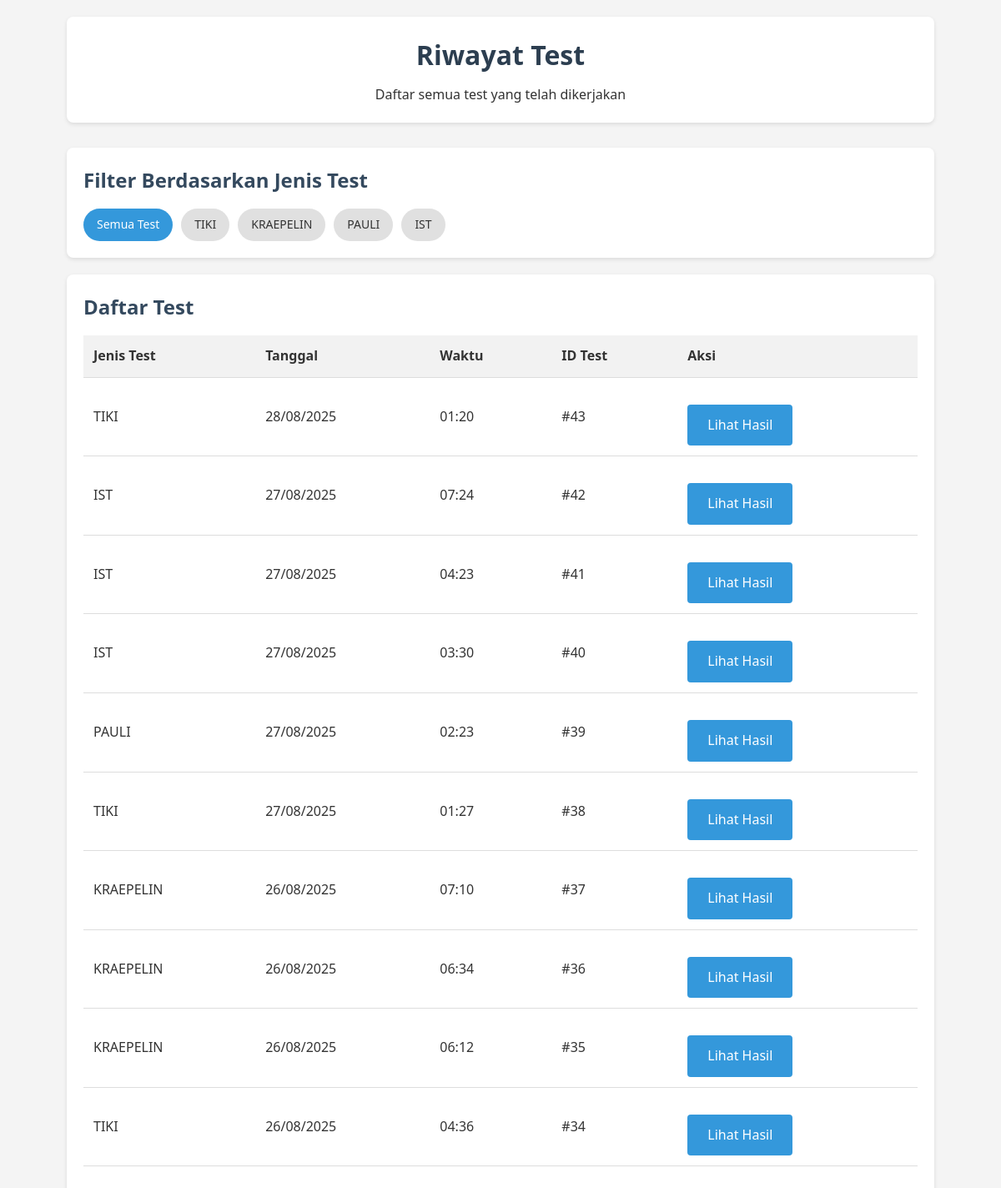
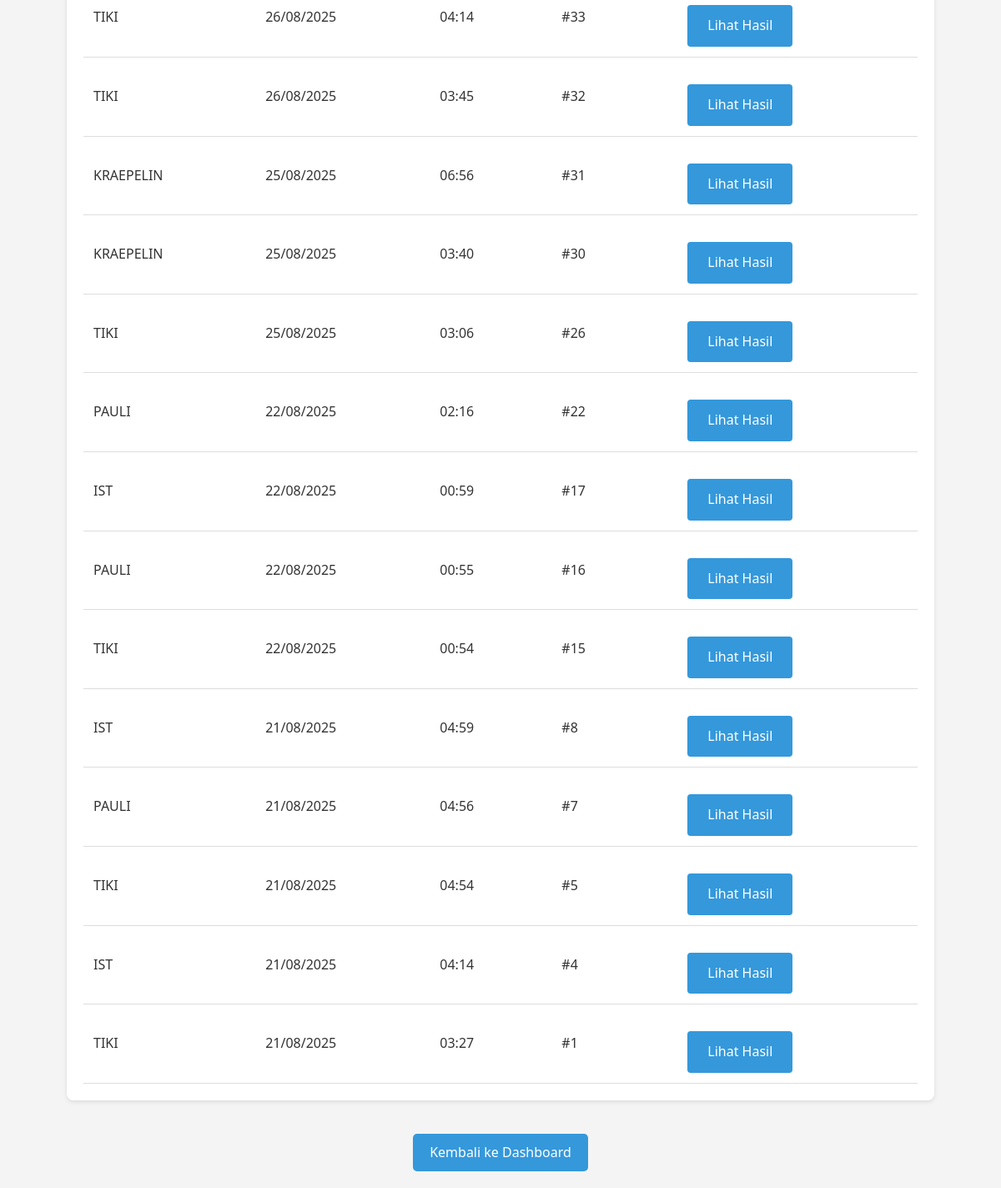
/pages/history.php (signed in), run on the app's committed database (2 pictures, top to bottom).
### tables this page shows
CREATE TABLE `test_results` (
  `id` int(11) NOT NULL,
  `participant_id` int(11) NOT NULL,
  `test_type` enum('TIKI','KRAEPELIN','PAULI','IST') NOT NULL,
  `results` text NOT NULL,
  `created_at` timestamp NOT NULL DEFAULT current_timestamp()
);

### pages/history.php (the view, shortened to what this page needs)
<?php
require_once __DIR__ . '/../bootstrap.php';
$testType = isset($_GET['test']) ? strtolower($_GET['test']) : 'all';
try {
    $db = getDBConnection();
    if ($testType == 'all') {
        $query = "SELECT * FROM test_results WHERE participant_id = :participant_id ORDER BY created_at DESC";
        $stmt = $db->prepare($query);
        $stmt->bindParam(":participant_id", $_SESSION['participant_id']);
    } else {
        $query = "SELECT * FROM test_results WHERE participant_id = :participant_id AND test_type = :test_type ORDER BY created_at DESC";
        $stmt = $db->prepare($query);
        $stmt->bindParam(":participant_id", $_SESSION['participant_id']);
        $stmt->bindValue(":test_type", strtoupper($testType));
    }
    $stmt->execute();
    $testHistory = $stmt->fetchAll(PDO::FETCH_ASSOC);
} catch (PDOException $e) {
    $error = "Error mengambil riwayat test: " . $e->getMessage();
    $testHistory = [];
}
?>
<!DOCTYPE html>
<html lang="id">
<head>
    <link rel="stylesheet" href="../assets/css/style.css">
</head>
<body>
    <div class="container">
        <header>
            <h1>Riwayat Test</h1>
            <p>Daftar semua test yang telah dikerjakan</p>
        </header>
        <div class="filter-section">
            <h2>Filter Berdasarkan Jenis Test</h2>
            <div class="filter-buttons">
                <a href="history.php?test=all" class="btn-filter <?php echo $testType == 'all' ? 'active' : ''; ?>">Semua Test</a>
                <a href="history.php?test=tiki" class="btn-filter <?php echo $testType == 'tiki' ? 'active' : ''; ?>">TIKI</a>
                <a href="history.php?test=kraepelin" class="btn-filter <?php echo $testType == 'kraepelin' ? 'active' : ''; ?>">KRAEPELIN</a>
                <a href="history.php?test=pauli" class="btn-filter <?php echo $testType == 'pauli' ? 'active' : ''; ?>">PAULI</a>
                <a href="history.php?test=ist" class="btn-filter <?php echo $testType == 'ist' ? 'active' : ''; ?>">IST</a>
            </div>
        </div>
        <div class="history-section">
            <h2>Daftar Test</h2>
            <?php if (count($testHistory) > 0): ?>
            <table class="history-table">
                <tr>
                    <th>Jenis Test</th>
                    <th>Tanggal</th>
                    <th>Waktu</th>
                    <th>ID Test</th>
                    <th>Aksi</th>
                </tr>
                <?php foreach ($testHistory as $test): ?>
                <tr>
                    <td><?php echo htmlspecialchars($test['test_type']); ?></td>
                    <td><?php echo date('d/m/Y', strtotime($test['created_at'])); ?></td>
                    <td><?php echo date('H:i', strtotime($test['created_at'])); ?></td>
                    <td>#<?php echo $test['id']; ?></td>
                    <td>
                        <a href="results.php?test=<?php echo strtolower($test['test_type']); ?>&id=<?php echo $test['id']; ?>" class="btn-view">Lihat Hasil</a>
                    </td>
                </tr>
                <?php endforeach; ?>
            </table>
            <?php else: ?>
            <p>Belum ada riwayat test.</p>
            <?php endif; ?>
        </div>
        <div class="navigation-buttons">
            <a href="dashboard.php" class="btn-back">Kembali ke Dashboard</a>
        </div>
    </div>
</body>
</html>

### assets/css/style.css (style rules this page uses)
* { margin: 0; padding: 0; box-sizing: border-box; }
body { font-family: 'Segoe UI', Tahoma, Geneva, Verdana, sans-serif; line-height: 1.6; color: #333; background-color: #f4f4f4; }
.container { width: 90%; max-width: 1200px; margin: 0 auto; padding: 20px; }
header { text-align: center; margin-bottom: 30px; padding: 20px; background-color: #fff; border-radius: 8px; box-shadow: 0 2px 5px rgba(0,0,0,0.1); }
h1 { color: #2c3e50; margin-bottom: 10px; }
h2 { color: #34495e; margin-bottom: 15px; }
.btn-submit, .btn-back, .btn-test, .btn-view, .btn-logout { display: inline-block; background-color: #3498db; color: white; padding: 12px 24px; border: none; border-radius: 4px; cursor: pointer; text-decoration: none; font-size: 16px; margin-top: 20px; text-align: center; }
.dashboard-section, .history-section { background-color: #fff; padding: 20px; margin-bottom: 20px; border-radius: 8px; box-shadow: 0 2px 5px rgba(0,0,0,0.1); }
.results-table, .history-table { width: 100%; border-collapse: collapse; margin-top: 15px; }
.results-table th, .results-table td, .history-table th, .history-table td { padding: 12px; text-align: left; border-bottom: 1px solid #ddd; }
.results-table th, .history-table th { background-color: #f2f2f2; font-weight: bold; }
.filter-section { background-color: #fff; padding: 20px; margin-bottom: 20px; border-radius: 8px; box-shadow: 0 2px 5px rgba(0,0,0,0.1); }
.filter-buttons { display: flex; gap: 10px; flex-wrap: wrap; }
.btn-filter { padding: 8px 16px; background-color: #e0e0e0; color: #333; text-decoration: none; border-radius: 20px; font-size: 14px; }
.btn-filter:hover, .btn-filter.active { background-color: #3498db; color: white; }
.navigation-buttons { display: flex; gap: 10px; justify-content: center; margin-top: 20px; }
.btn-back { display: inline-block; padding: 10px 20px; background-color: #3498db; color: white; text-decoration: none; border-radius: 5px; }

### data on the page
test_results: test_type "TIKI", created_at "28/08/2025", created_at "01:20", id "43"
test_results: test_type "IST", created_at "27/08/2025", created_at "07:24", id "42"
test_results: test_type "IST", created_at "27/08/2025", created_at "04:23", id "41"
test_results: test_type "IST", created_at "27/08/2025", created_at "03:30", id "40"
test_results: test_type "PAULI", created_at "27/08/2025", created_at "02:23", id "39"
test_results: test_type "TIKI", created_at "27/08/2025", created_at "01:27", id "38"
test_results: test_type "KRAEPELIN", created_at "26/08/2025", created_at "07:10", id "37"
test_results: test_type "KRAEPELIN", created_at "26/08/2025", created_at "06:34", id "36"
test_results: test_type "KRAEPELIN", created_at "26/08/2025", created_at "06:12", id "35"
test_results: test_type "TIKI", created_at "26/08/2025", created_at "04:36", id "34"
test_results: test_type "TIKI", created_at "26/08/2025", created_at "04:14", id "33"
test_results: test_type "TIKI", created_at "26/08/2025", created_at "03:45", id "32"
test_results: test_type "KRAEPELIN", created_at "25/08/2025", created_at "06:56", id "31"
test_results: test_type "KRAEPELIN", created_at "25/08/2025", created_at "03:40", id "30"
test_results: test_type "TIKI", created_at "25/08/2025", created_at "03:06", id "26"
test_results: test_type "PAULI", created_at "22/08/2025", created_at "02:16", id "22"
test_results: test_type "IST", created_at "22/08/2025", created_at "00:59", id "17"
test_results: test_type "PAULI", created_at "22/08/2025", created_at "00:55", id "16"
test_results: test_type "TIKI", created_at "22/08/2025", created_at "00:54", id "15"
test_results: test_type "IST", created_at "21/08/2025", created_at "04:59", id "8"
test_results: test_type "PAULI", created_at "21/08/2025", created_at "04:56", id "7"
test_results: test_type "TIKI", created_at "21/08/2025", created_at "04:54", id "5"
test_results: test_type "IST", created_at "21/08/2025", created_at "04:14", id "4"
test_results: test_type "TIKI", created_at "21/08/2025", created_at "03:27", id "1"
